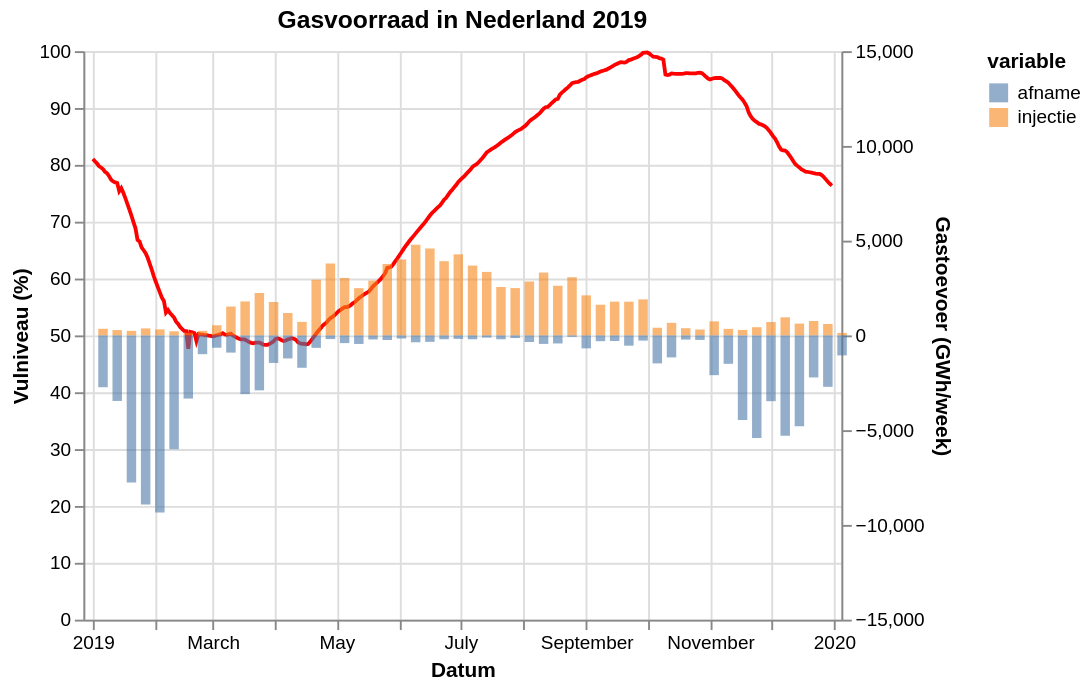

Specify this chart in Vega-Lite:
### Vega-Lite specification from a JSON file in a GitHub repository (floating-point values rounded to 4 significant figures; data arrays with more than 128 entries replaced by an {"elided": "..."} marker saying what was removed)
{"config": {"view": {"continuousWidth": 400, "continuousHeight": 300}}, "layer": [{"data": {"name": "data-c394a1858e2a49fe714c509a6dbe46bc"}, "mark": {"type": "line", "color": "red"}, "encoding": {"tooltip": [{"field": "gasDayStart", "type": "temporal"}, {"field": "full", "type": "quantitative"}], "x": {"axis": {"title": "Datum"}, "field": "gasDayStart", "type": "temporal"}, "y": {"axis": {"title": "Vulniveau (%)"}, "field": "full", "scale": {"domain": [0, 100], "padding": 0}, "type": "quantitative"}}}, {"data": {"name": "data-9a0aaf7193f8b0172a1a3c573237bd59"}, "mark": {"type": "bar", "binSpacing": 0, "opacity": 0.6}, "encoding": {"color": {"field": "variable", "type": "nominal"}, "tooltip": [{"field": "gasDayStart", "type": "temporal"}, {"field": "variable", "type": "nominal"}, {"field": "value", "type": "quantitative"}], "x": {"axis": {"title": "Datum"}, "field": "gasDayStart", "scale": {"domain": ["2019-01-01", "2019-12-31"]}, "type": "temporal"}, "y": {"axis": {"title": "Gastoevoer (GWh/week)"}, "field": "value", "scale": {"domain": [-15000, 15000], "padding": 0}, "type": "quantitative"}}}], "resolve": {"scale": {"y": "independent"}}, "title": "Gasvoorraad in Nederland 2019", "$schema": "https://vega.github.io/schema/vega-lite/v5.json", "datasets": {"data-c394a1858e2a49fe714c509a6dbe46bc": {"elided": "365 records"}, "data-9a0aaf7193f8b0172a1a3c573237bd59": [{"gasDayStart": "2019-01-06T00:00:00", "variable": "injectie", "value": 350.0}, {"gasDayStart": "2019-01-13T00:00:00", "variable": "injectie", "value": 281.0}, {"gasDayStart": "2019-01-20T00:00:00", "variable": "injectie", "value": 240.0}, {"gasDayStart": "2019-01-27T00:00:00", "variable": "injectie", "value": 371.0}, {"gasDayStart": "2019-02-03T00:00:00", "variable": "injectie", "value": 318.0}, {"gasDayStart": "2019-02-10T00:00:00", "variable": "injectie", "value": 216.0}, {"gasDayStart": "2019-02-17T00:00:00", "variable": "injectie", "value": 136.0}, {"gasDayStart": "2019-02-24T00:00:00", "variable": "injectie", "value": 240.0}, {"gasDayStart": "2019-03-03T00:00:00", "variable": "injectie", "value": 535.0}, {"gasDayStart": "2019-03-10T00:00:00", "variable": "injectie", "value": 1524.0}, {"gasDayStart": "2019-03-17T00:00:00", "variable": "injectie", "value": 1793.0}, {"gasDayStart": "2019-03-24T00:00:00", "variable": "injectie", "value": 2238.0}, {"gasDayStart": "2019-03-31T00:00:00", "variable": "injectie", "value": 1763.0}, {"gasDayStart": "2019-04-07T00:00:00", "variable": "injectie", "value": 1182.0}, {"gasDayStart": "2019-04-14T00:00:00", "variable": "injectie", "value": 714.0}, {"gasDayStart": "2019-04-21T00:00:00", "variable": "injectie", "value": 2939.0}, {"gasDayStart": "2019-04-28T00:00:00", "variable": "injectie", "value": 3795.0}, {"gasDayStart": "2019-05-05T00:00:00", "variable": "injectie", "value": 3033.0}, {"gasDayStart": "2019-05-12T00:00:00", "variable": "injectie", "value": 2494.0}, {"gasDayStart": "2019-05-19T00:00:00", "variable": "injectie", "value": 2894.0}, {"gasDayStart": "2019-05-26T00:00:00", "variable": "injectie", "value": 3769.0}, {"gasDayStart": "2019-06-02T00:00:00", "variable": "injectie", "value": 4007.0}, {"gasDayStart": "2019-06-09T00:00:00", "variable": "injectie", "value": 4789.0}, {"gasDayStart": "2019-06-16T00:00:00", "variable": "injectie", "value": 4591.0}, {"gasDayStart": "2019-06-23T00:00:00", "variable": "injectie", "value": 3918.0}, {"gasDayStart": "2019-06-30T00:00:00", "variable": "injectie", "value": 4277.0}, {"gasDayStart": "2019-07-07T00:00:00", "variable": "injectie", "value": 3684.0}, {"gasDayStart": "2019-07-14T00:00:00", "variable": "injectie", "value": 3351.0}, {"gasDayStart": "2019-07-21T00:00:00", "variable": "injectie", "value": 2555.0}, {"gasDayStart": "2019-07-28T00:00:00", "variable": "injectie", "value": 2497.0}, {"gasDayStart": "2019-08-04T00:00:00", "variable": "injectie", "value": 2845.0}, {"gasDayStart": "2019-08-11T00:00:00", "variable": "injectie", "value": 3317.0}, {"gasDayStart": "2019-08-18T00:00:00", "variable": "injectie", "value": 2621.0}, {"gasDayStart": "2019-08-25T00:00:00", "variable": "injectie", "value": 3070.0}, {"gasDayStart": "2019-09-01T00:00:00", "variable": "injectie", "value": 2114.0}, {"gasDayStart": "2019-09-08T00:00:00", "variable": "injectie", "value": 1620.0}, {"gasDayStart": "2019-09-15T00:00:00", "variable": "injectie", "value": 1783.0}, {"gasDayStart": "2019-09-22T00:00:00", "variable": "injectie", "value": 1779.0}, {"gasDayStart": "2019-09-29T00:00:00", "variable": "injectie", "value": 1903.0}, {"gasDayStart": "2019-10-06T00:00:00", "variable": "injectie", "value": 405.0}, {"gasDayStart": "2019-10-13T00:00:00", "variable": "injectie", "value": 662.0}, {"gasDayStart": "2019-10-20T00:00:00", "variable": "injectie", "value": 379.0}, {"gasDayStart": "2019-10-27T00:00:00", "variable": "injectie", "value": 312.0}, {"gasDayStart": "2019-11-03T00:00:00", "variable": "injectie", "value": 741.0}, {"gasDayStart": "2019-11-10T00:00:00", "variable": "injectie", "value": 345.0}, {"gasDayStart": "2019-11-17T00:00:00", "variable": "injectie", "value": 289.0}, {"gasDayStart": "2019-11-24T00:00:00", "variable": "injectie", "value": 432.0}, {"gasDayStart": "2019-12-01T00:00:00", "variable": "injectie", "value": 706.0}, {"gasDayStart": "2019-12-08T00:00:00", "variable": "injectie", "value": 956.0}, {"gasDayStart": "2019-12-15T00:00:00", "variable": "injectie", "value": 624.0}, {"gasDayStart": "2019-12-22T00:00:00", "variable": "injectie", "value": 761.0}, {"gasDayStart": "2019-12-29T00:00:00", "variable": "injectie", "value": 605.0}, {"gasDayStart": "2020-01-05T00:00:00", "variable": "injectie", "value": 131.0}, {"gasDayStart": "2019-01-06T00:00:00", "variable": "afname", "value": -2734.0}, {"gasDayStart": "2019-01-13T00:00:00", "variable": "afname", "value": -3459.0}, {"gasDayStart": "2019-01-20T00:00:00", "variable": "afname", "value": -7766.0}, {"gasDayStart": "2019-01-27T00:00:00", "variable": "afname", "value": -8924.0}, {"gasDayStart": "2019-02-03T00:00:00", "variable": "afname", "value": -9340.0}, {"gasDayStart": "2019-02-10T00:00:00", "variable": "afname", "value": -6012.0}, {"gasDayStart": "2019-02-17T00:00:00", "variable": "afname", "value": -3333.0}, {"gasDayStart": "2019-02-24T00:00:00", "variable": "afname", "value": -990.0}, {"gasDayStart": "2019-03-03T00:00:00", "variable": "afname", "value": -650.0}, {"gasDayStart": "2019-03-10T00:00:00", "variable": "afname", "value": -907.0}, {"gasDayStart": "2019-03-17T00:00:00", "variable": "afname", "value": -3095.0}, {"gasDayStart": "2019-03-24T00:00:00", "variable": "afname", "value": -2899.0}, {"gasDayStart": "2019-03-31T00:00:00", "variable": "afname", "value": -1451.0}, {"gasDayStart": "2019-04-07T00:00:00", "variable": "afname", "value": -1216.0}, {"gasDayStart": "2019-04-14T00:00:00", "variable": "afname", "value": -1708.0}, {"gasDayStart": "2019-04-21T00:00:00", "variable": "afname", "value": -657.0}, {"gasDayStart": "2019-04-28T00:00:00", "variable": "afname", "value": -194.0}, {"gasDayStart": "2019-05-05T00:00:00", "variable": "afname", "value": -406.0}, {"gasDayStart": "2019-05-12T00:00:00", "variable": "afname", "value": -450.0}, {"gasDayStart": "2019-05-19T00:00:00", "variable": "afname", "value": -214.0}, {"gasDayStart": "2019-05-26T00:00:00", "variable": "afname", "value": -242.0}, {"gasDayStart": "2019-06-02T00:00:00", "variable": "afname", "value": -162.0}, {"gasDayStart": "2019-06-09T00:00:00", "variable": "afname", "value": -363.0}, {"gasDayStart": "2019-06-16T00:00:00", "variable": "afname", "value": -340.0}, {"gasDayStart": "2019-06-23T00:00:00", "variable": "afname", "value": -202.0}, {"gasDayStart": "2019-06-30T00:00:00", "variable": "afname", "value": -183.0}, {"gasDayStart": "2019-07-07T00:00:00", "variable": "afname", "value": -204.0}, {"gasDayStart": "2019-07-14T00:00:00", "variable": "afname", "value": -115.0}, {"gasDayStart": "2019-07-21T00:00:00", "variable": "afname", "value": -203.0}, {"gasDayStart": "2019-07-28T00:00:00", "variable": "afname", "value": -139.0}, {"gasDayStart": "2019-08-04T00:00:00", "variable": "afname", "value": -349.0}, {"gasDayStart": "2019-08-11T00:00:00", "variable": "afname", "value": -448.0}, {"gasDayStart": "2019-08-18T00:00:00", "variable": "afname", "value": -425.0}, {"gasDayStart": "2019-08-25T00:00:00", "variable": "afname", "value": -76.0}, {"gasDayStart": "2019-09-01T00:00:00", "variable": "afname", "value": -684.0}, {"gasDayStart": "2019-09-08T00:00:00", "variable": "afname", "value": -306.0}, {"gasDayStart": "2019-09-15T00:00:00", "variable": "afname", "value": -295.0}, {"gasDayStart": "2019-09-22T00:00:00", "variable": "afname", "value": -542.0}, {"gasDayStart": "2019-09-29T00:00:00", "variable": "afname", "value": -274.0}, {"gasDayStart": "2019-10-06T00:00:00", "variable": "afname", "value": -1476.0}, {"gasDayStart": "2019-10-13T00:00:00", "variable": "afname", "value": -1160.0}, {"gasDayStart": "2019-10-20T00:00:00", "variable": "afname", "value": -220.0}, {"gasDayStart": "2019-10-27T00:00:00", "variable": "afname", "value": -238.0}, {"gasDayStart": "2019-11-03T00:00:00", "variable": "afname", "value": -2097.0}, {"gasDayStart": "2019-11-10T00:00:00", "variable": "afname", "value": -1498.0}, {"gasDayStart": "2019-11-17T00:00:00", "variable": "afname", "value": -4464.0}, {"gasDayStart": "2019-11-24T00:00:00", "variable": "afname", "value": -5408.0}, {"gasDayStart": "2019-12-01T00:00:00", "variable": "afname", "value": -3470.0}, {"gasDayStart": "2019-12-08T00:00:00", "variable": "afname", "value": -5293.0}, {"gasDayStart": "2019-12-15T00:00:00", "variable": "afname", "value": -4790.0}, {"gasDayStart": "2019-12-22T00:00:00", "variable": "afname", "value": -2217.0}, {"gasDayStart": "2019-12-29T00:00:00", "variable": "afname", "value": -2712.0}, {"gasDayStart": "2020-01-05T00:00:00", "variable": "afname", "value": -1055.0}]}, "data": {"name": "data-c394a1858e2a49fe714c509a6dbe46bc"}}
